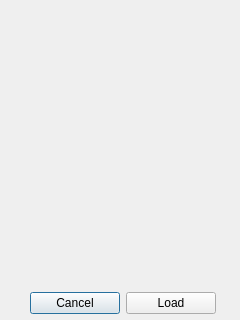
<?xml version="1.0" encoding="UTF-8"?>
<ui version="4.0">
 <class>FileDialog</class>
 <widget class="QDialog" name="FileDialog">
  <property name="geometry">
   <rect>
    <x>0</x>
    <y>0</y>
    <width>240</width>
    <height>320</height>
   </rect>
  </property>
  <property name="windowTitle">
   <string>File Manager</string>
  </property>
  <widget class="QWidget" name="">
   <property name="geometry">
    <rect>
     <x>30</x>
     <y>290</y>
     <width>186</width>
     <height>27</height>
    </rect>
   </property>
   <layout class="QHBoxLayout" name="horizontalLayout">
    <item>
     <widget class="QPushButton" name="pushButton_2">
      <property name="text">
       <string>Cancel</string>
      </property>
     </widget>
    </item>
    <item>
     <widget class="QPushButton" name="pushButton">
      <property name="text">
       <string>Load</string>
      </property>
     </widget>
    </item>
   </layout>
  </widget>
 </widget>
 <resources/>
 <connections/>
</ui>
